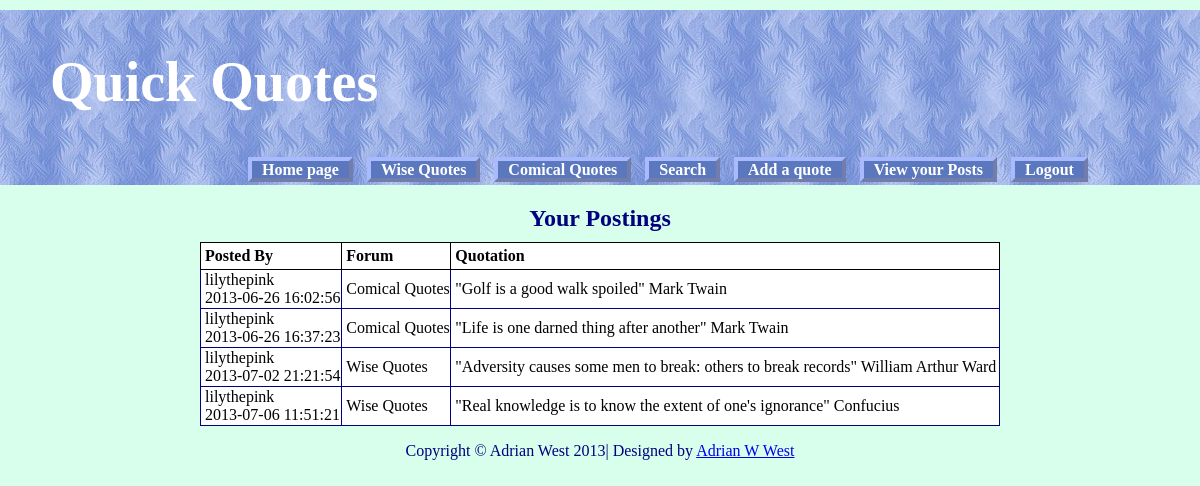
The page /view_posts.php (signed in) on the database its author committed.
### tables this page shows
CREATE TABLE IF NOT EXISTS `forum` (
  `post_id` int(8) unsigned NOT NULL AUTO_INCREMENT,
  `uname` varchar(12) NOT NULL,
  `subject` varchar(60) NOT NULL,
  `message` text NOT NULL,
  `post_date` datetime NOT NULL,
  PRIMARY KEY (`post_id`)
);

### view_posts.php (the view, shortened to what this page needs)
<!doctype html>
<html lang=en>
<head>
<link rel="stylesheet" type="text/css" href="msgboard.css">
</head>
<body>
<div id='container'>
<?php
include ( 'includes/header.php' ) ;
require ( 'includes/mysqli_connect.php' ) ;
$q = "SELECT uname,post_date,subject,message FROM forum WHERE uname = '{$_SESSION['uname']}' ORDER BY post_date ASC";
$result = mysqli_query( $dbcon, $q ) ;
if ( mysqli_num_rows( $result ) > 0 )
{
  echo '<h2>Your Postings</h2><table><tr><th>Posted By</th><th>Forum</th><th id="msg">Quotation</th></tr>';
  while ( $row = mysqli_fetch_array( $result, MYSQLI_ASSOC ))
  {
    echo '<tr><td>' . $row['uname'].'<br>'.$row['post_date'].'</td>
    <td>'.$row['subject'].'</td><td>' . $row['message'] . '</td> </tr>';
  }
  echo '</table>' ;
}
else { echo '<p>There are currently no messages.</p>' ; }
?>
</div>
<?php include ( 'includes/footer.php' ) ; ?>
</body>
</html>

### msgboard.css (style rules this page uses)
h2 { font-size:150%; color:navy; text-align:center; margin-bottom:10px; }
#container { position:relative; min-width:1200px; max-width:1200px; margin:auto; text-align:left; }
table { width:800px; border:1px navy solid; border-collapse:collapse; margin:auto; }
td { border:1px navy solid; padding:1px 0 1px 4px; text-align:left; }

### view_posts.php (style rules this page uses)
table { background:white; color:black; }
th { padding:4px; border:1px black solid; }

### rows shown on the page
forum: uname "lilythepink", post_date "2013-06-26 16:02:56", subject "Comical Quotes", message "\"Golf is a good walk spoiled\" Mark Twain"
forum: uname "lilythepink", post_date "2013-06-26 16:37:23", subject "Comical Quotes", message "\"Life is one darned thing after another\" Mark Twain"
forum: uname "lilythepink", post_date "2013-07-02 21:21:54", subject "Wise Quotes", message "\"Adversity causes some men to break: others to break records\" William Arthur Ward"
forum: uname "lilythepink", post_date "2013-07-06 11:51:21", subject "Wise Quotes", message "\"Real knowledge is to know the extent of one's ignorance\" Confucius"
